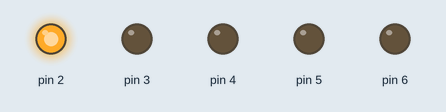
The sketch below on a simulated Arduino Uno, built with avr-gcc and run on an emulated ATmega328P. Parts: output pins drawn as LEDs (lit = HIGH).

Above: at 0.1 s.
At 0.9 s:
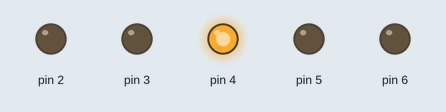
At 1.3 s:
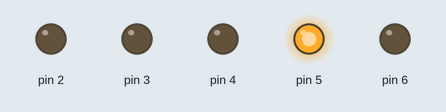
At 1.7 s:
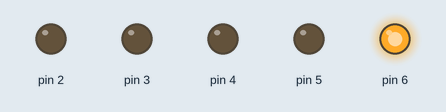
At 2.5 s:
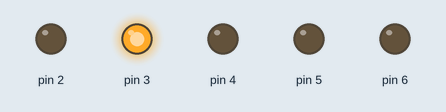
At 4.3 s:
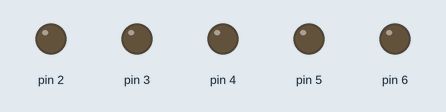
Timing chart, 0 to 4.6 s (numbered marks = the images above):
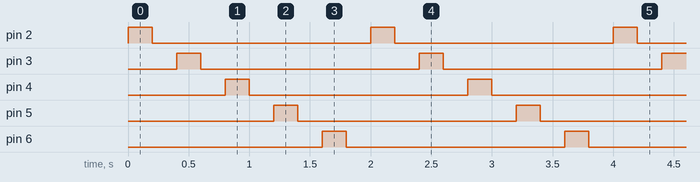

Measured:
- by itself, pin 2–6: alternates HIGH for 0.20 s and LOW for 1.8 s
- by itself, everything shown: repeats every 2.0 s, in 10 steps

The sketch:

04_sketch_oct15a.ino
```cpp
void setup() {

  int i;

  for(i=2;i<7;i++)
  {
    pinMode(i, OUTPUT);
  }

}

void loop() {

  int i;

  for(i=2;i<7;i++)
  {
    digitalWrite(i, HIGH);
    delay(200);
    digitalWrite(i, LOW);
    delay(200);
  }

}
```
